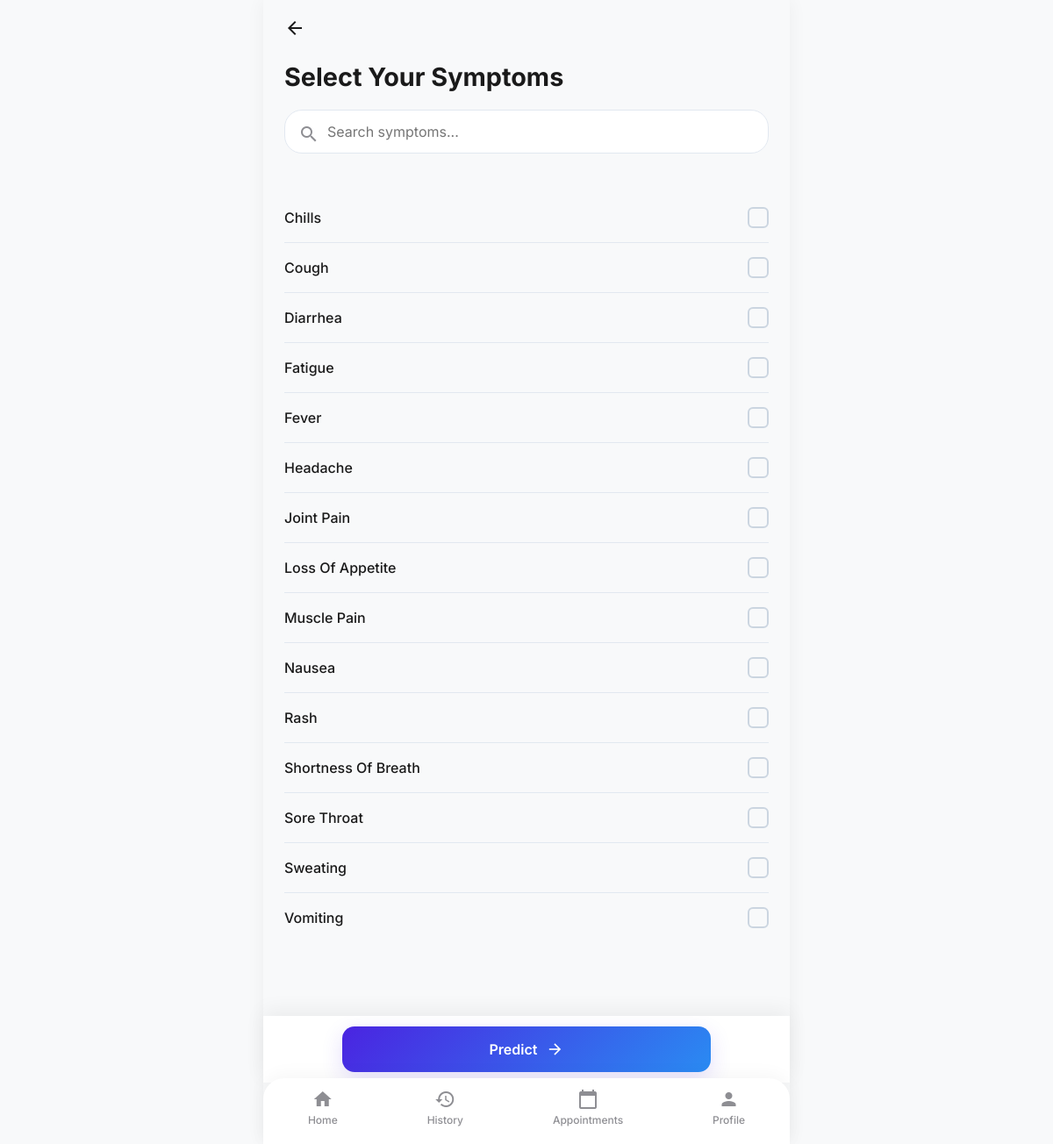
The app's page /symptoms/ (signed in) with its own data.
### core/models.py (models this page shows, shortened)
class Symptom(models.Model):
    name = models.CharField(max_length=100, unique=True)

### core/views.py (the view, shortened to what this page needs)
# urls.py: path('symptoms/', views.symptom_checker, name='symptoms'),
@login_required
def symptom_checker(request):
    raw_symptoms = load_symptom_choices()
    all_symptoms = [
        {
            'key': symp,
            'label': symp.replace('_', ' ').title()
        }
        for symp in raw_symptoms
    ]
    return render(request, 'core/symptom_checker.html', {'symptoms': all_symptoms})

### core/views.py (called while the page is built, shortened)
def load_symptom_choices():
    global _symptom_choices
    if _symptom_choices is not None:
        return _symptom_choices
    symptom_names = set()
    if not symptom_names and ALL_SYMPTOMS_FILE.exists():
        try:
            with open(ALL_SYMPTOMS_FILE, 'rb') as f:
                symptom_names = set(pickle.load(f))
        except Exception:
            symptom_names = set()
    if not symptom_names:
        symptom_names = {sym.name.strip().lower() for sym in Symptom.objects.all()}
    symptom_names = {name for name in symptom_names if name and name.lower() != 'nan'}
    _symptom_choices = sorted(symptom_names)
    return _symptom_choices

### core/templates/core/symptom_checker.html (shortened to what this page needs)
{% extends 'core/_base.html' %}
{% block header %}
<div class="screen-header" style="justify-content: flex-start;">
    <button class="back-btn" onclick="window.history.back()" style="margin-right: 15px;"><i class="material-icons">arrow_back</i></button>
</div>
{% endblock %}
{% block content %}
<div style="margin-bottom: 20px;">
    <h1 style="font-size: 1.8rem; color: var(--text-main); font-weight: 700; margin-bottom: 20px;">Select Your Symptoms</h1>
    <div style="position: relative; margin-bottom: 25px;">
        <i class="material-icons" style="position: absolute; left: 16px; top: 16px; color: var(--text-muted);">search</i>
        <input type="text" id="symptomSearch" class="form-control" placeholder="Search symptoms..." style="padding-left: 48px; border-radius: 20px;">
    </div>
</div>
<form method="POST" action="{% url 'symptoms' %}" style="display: flex; flex-direction: column; flex-grow: 1; min-height: 0;">
    <div id="symptomsList" style="flex-grow: 1; overflow-y: auto; margin-bottom: 16px; padding-bottom: 120px; max-height: calc(100vh - 220px);">
        {% for symp in symptoms %}
        <label class="symptom-item">
            <span class="symptom-name">{{ symp.label }}</span>
            <div class="custom-checkbox">
                <div class="checkmark"></div>
            </div>
        </label>
        {% endfor %}
    </div>
    <div class="sticky-footer">
        <button type="submit" class="btn btn-primary" style="background: var(--primary-gradient); border: none; display: flex; align-items: center; justify-content: center; gap: 10px; width: 100%; max-width: 420px; padding: 16px;">
            Predict <i class="material-icons" style="font-size: 20px;">arrow_forward</i>
        </button>
    </div>
</form>
{% endblock %}

### core/templates/core/_base.html (style rules this page uses)
:root { --primary: #4A24E1; --primary-gradient: linear-gradient(135deg, #4A24E1 0%, #2A8BF2 100%); --primary-light: #E8E5F6; --secondary: #2A8BF2; --secondary-gradient: linear-gradient(135deg, #2A8BF2 0%, #17C6ED 100%); --success: #1FC96E; --success-gradient: linear-gradient(135deg, #1FC96E 0%, #0AA856 100%); --bg-color: #F8F9FA; --surface: #FFFFFF; --text-main: #1A1A1A; --text-muted: #8E8E93; --danger: #FF3B30; --glass-bg: rgba(255, 255, 255, 0.95); --shadow-sm: 0 4px 12px rgba(0,0,0,0.05); --shadow-md: 0 8px 24px rgba(74, 36, 225, 0.15); }
* { margin: 0; padding: 0; box-sizing: border-box; font-family: 'Inter', sans-serif; -webkit-tap-highlight-color: transparent; }
body { background-color: var(--bg-color); color: var(--text-main); min-height: 100vh; display: flex; flex-direction: column; overflow-x: hidden; }
.screen-header { padding: 20px 24px; display: flex; align-items: center; justify-content: space-between; background: transparent; }
.screen-header .back-btn, .screen-header .menu-btn { background: transparent; border: none; font-size: 24px; color: var(--text-main); cursor: pointer; }
.form-control { width: 100%; padding: 14px; border-radius: 12px; border: 1px solid #E2E8F0; font-size: 1rem; transition: all 0.2s ease; background: var(--surface); }
.btn { display: inline-block; width: 100%; padding: 16px; border-radius: 14px; font-size: 1rem; font-weight: 600; text-align: center; border: none; cursor: pointer; transition: transform 0.2s, box-shadow 0.2s; text-decoration: none; }
.btn-primary { background: var(--primary); color: white; box-shadow: var(--shadow-md); }

### core/templates/core/symptom_checker.html (style rules this page uses)
.symptom-item { display: flex; align-items: center; justify-content: space-between; padding: 16px 0; border-bottom: 1px solid #E2E8F0; cursor: pointer; }
.symptom-item:last-child { border-bottom: none; }
.symptom-name { font-size: 1rem; color: var(--text-main); font-weight: 500; text-transform: capitalize; }
.sticky-footer { position: fixed; left: 0; right: 0; bottom: 0; background: var(--bg, #fff); padding: 12px 16px; display: flex; justify-content: center; box-shadow: 0 -6px 22px rgba(0,0,0,0.06); z-index: 9999; }
.checkmark { width: 24px; height: 24px; border-radius: 6px; border: 2px solid #CBD5E0; display: flex; align-items: center; justify-content: center; transition: all 0.2s; }
.checkmark::after { content: "done"; font-family: "Material Icons"; color: white; font-size: 16px; display: none; }

### records on screen
Symptom: label "Chills"
Symptom: label "Cough"
Symptom: label "Diarrhea"
Symptom: label "Fatigue"
Symptom: label "Fever"
Symptom: label "Headache"
Symptom: label "Joint Pain"
Symptom: label "Loss Of Appetite"
Symptom: label "Muscle Pain"
Symptom: label "Nausea"
Symptom: label "Rash"
Symptom: label "Shortness Of Breath"
Symptom: label "Sore Throat"
Symptom: label "Sweating"
Symptom: label "Vomiting"
